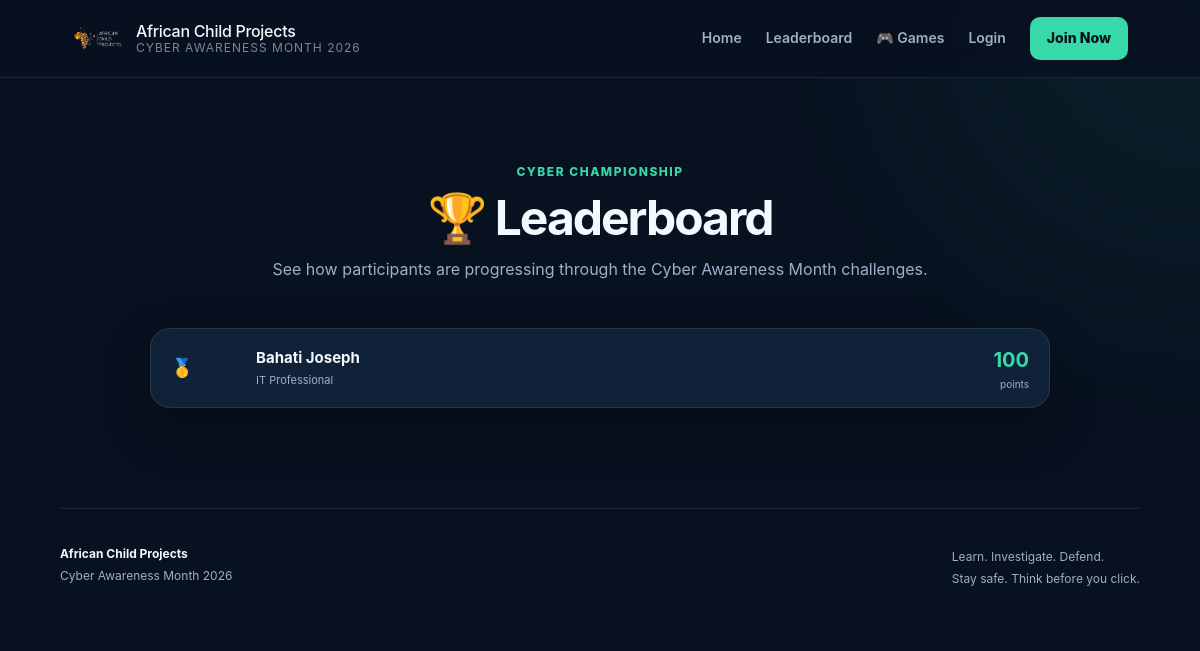
The app's page /leaderboard with its own data.
### app.py (models this page shows, shortened)
class Participant(UserMixin, db.Model):
    __tablename__ = "participants"
    id = db.Column(db.Integer, primary_key=True)
    full_name = db.Column(db.String(120), nullable=False)
    email = db.Column(db.String(120), unique=True, nullable=False, index=True)
    password_hash = db.Column(db.String(255), nullable=False)
    organization = db.Column(db.String(150), nullable=True)
    participant_type = db.Column(
        db.String(50),
        nullable=False,
        default="Student"
    )
    points = db.Column(db.Integer, nullable=False, default=0)
    created_at = db.Column(
        db.DateTime,
        nullable=False,
        default=datetime.utcnow
    )
    attempts = db.relationship(
        "MissionAttempt",
        backref="participant",
        lazy=True,
        cascade="all, delete-orphan"
    )

### app.py (the view)
@app.route("/leaderboard")
def leaderboard():
    participants = Participant.query.order_by(
        Participant.points.desc(),
        Participant.created_at.asc()
    ).limit(100).all()
    return render_template(
        "leaderboard.html",
        participants=participants
    )

### templates/leaderboard.html (shortened to what this page needs)
{% extends "base.html" %}
{% block content %}
<section class="leaderboard-page">
    <div class="section-heading">
        <span class="eyebrow">
            CYBER CHAMPIONSHIP
        </span>
        <h1>
            🏆 Leaderboard
        </h1>
        <p>
            See how participants are progressing through the
            Cyber Awareness Month challenges.
        </p>
    </div>
    <div class="leaderboard-card">
        {% if participants %}
            {% for participant in participants %}
                <div class="leaderboard-row">
                    <div class="rank">
                        {% if loop.index == 1 %}
                            🥇
                        {% elif loop.index == 2 %}
                            🥈
                        {% elif loop.index == 3 %}
                            🥉
                        {% else %}
                            #{{ loop.index }}
                        {% endif %}
                    </div>
                    <div class="participant-info">
                        <strong>
                            {{ participant.full_name }}
                        </strong>
                        <span>
                            {{ participant.participant_type }}
                        </span>
                    </div>
                    <div class="leaderboard-points">
                        <strong>
                            {{ participant.points }}
                        </strong>
                        <span>
                            points
                        </span>
                    </div>
                </div>
            {% endfor %}
        {% endif %}
    </div>
</section>
{% endblock %}

### static/css/style.css (style rules this page uses)
:root { --bg: #07111f; --bg-secondary: #0c192b; --card: #102238; --card-hover: #142b45; --text: #f4f8ff; --muted: #9db0c7; --accent: #38d9a9; --accent-dark: #159a76; --border: rgba(255, 255, 255, 0.09); --danger: #ff6b6b; --success: #51cf66; --shadow: 0 20px 50px rgba(0, 0, 0, 0.25); --radius: 18px; }
* { box-sizing: border-box; margin: 0; padding: 0; }
html { scroll-behavior: smooth; }
body { min-height: 100vh; font-family: Inter, system-ui, -apple-system, BlinkMacSystemFont, "Segoe UI", sans-serif; background: radial-gradient( circle at top right, rgba(56, 217, 169, 0.08), transparent 30% ), var(--bg); color: var(--text); line-height: 1.6; }
.hero-badge, .eyebrow { display: inline-block; color: var(--accent); font-size: 12px; font-weight: 800; letter-spacing: 1.5px; text-transform: uppercase; }
.section-heading { text-align: center; max-width: 720px; margin: 0 auto 45px; }
.section-heading h1, .section-heading h2 { font-size: clamp(30px, 5vw, 48px); letter-spacing: -2px; line-height: 1.1; margin-top: 8px; }
.section-heading p { color: var(--muted); margin-top: 13px; }
.leaderboard-page { width: min(900px, 90%); margin: 0 auto; padding: 80px 0 100px; }
.leaderboard-card { overflow: hidden; border: 1px solid var(--border); border-radius: 20px; background: var(--card); box-shadow: var(--shadow); }
.leaderboard-row { min-height: 78px; padding: 14px 20px; display: grid; grid-template-columns: 70px 1fr auto; align-items: center; gap: 15px; border-bottom: 1px solid var(--border); }
.leaderboard-row:last-child { border-bottom: 0; }
.rank { font-weight: 900; font-size: 18px; }
.participant-info strong, .participant-info span { display: block; }
.participant-info strong { font-size: 15px; }
.participant-info span { color: var(--muted); font-size: 11px; margin-top: 2px; }
.leaderboard-points { text-align: right; }
.leaderboard-points strong { color: var(--accent); font-size: 20px; }
.leaderboard-points span { display: block; color: var(--muted); font-size: 10px; }

### records on screen
Participant: full_name "Bahati Joseph", participant_type "IT Professional", points "100"
